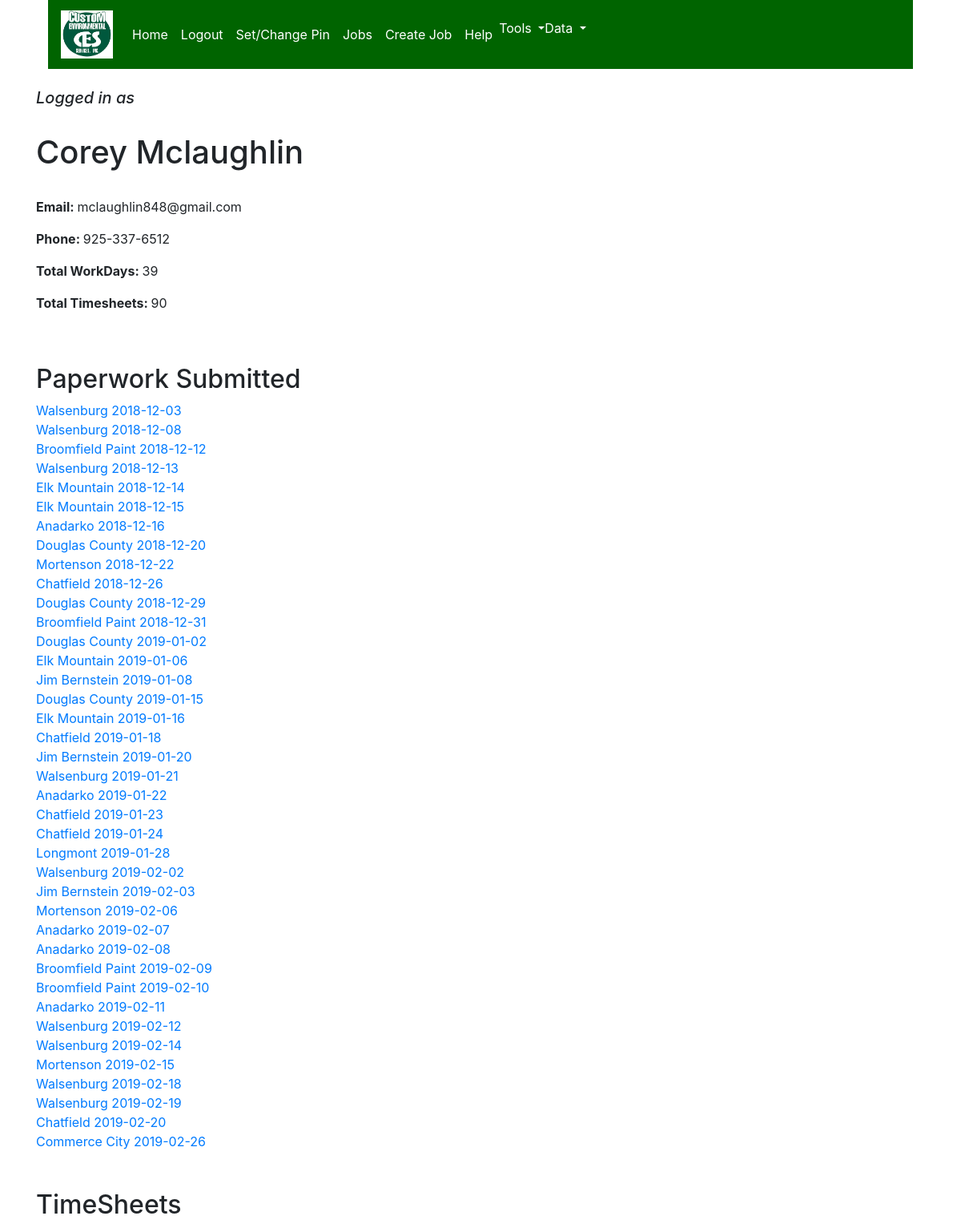
The page /time_sheet/single_employee_data/1 (upper part) on the database its author committed.
### accounts/models.py (models this page shows, shortened)
class Employee(models.Model):
    user = models.OneToOneField(User, on_delete=models.CASCADE)
    pin = models.CharField(max_length=15, default=0000, blank=True, null=True)
    phone_number = models.CharField(max_length=15, blank=True, null=True, default='')
    def get_full_name(self):
        return self.user.get_full_name()
    def get_short_name(self):
        return self.user.get_short_name()
    def format_phone_num(self):
        if self.phone_number:
            nums = list(self.phone_number)
            nums.insert(6, '-')
            nums.insert(3, '-')
            yes = ''.join(nums)
            return yes
        else:
            return self.phone_number

class User(AbstractBaseUser):
    email = models.EmailField(max_length=255, unique=True)
    first_name = models.CharField(max_length=30)
    last_name = models.CharField(max_length=40)
    time_stamp = models.DateTimeField(auto_now_add=True)
    is_active = models.BooleanField(default=True)
    is_staff = models.BooleanField(default=False)
    is_admin = models.BooleanField(default=False)
    USERNAME_FIELD = 'email'
    REQUIRED_FIELDS = []  # email and password are included by default
    objects = UserManager()
    def get_full_name(self):
        return self.first_name + ' ' + self.last_name
    def get_short_name(self):
        return self.first_name

### time_sheet/models.py (models this page shows)
class WorkDay(models.Model):
    WORKDAY_STATUS_CHOICES = (
        ('Incomplete', 'Incomplete'),
        ('Pending', 'Pending'),
        ('Approved', 'Approved'),
        ('Complete', 'Complete'),
    )
    date = models.DateField()
    address = models.CharField(max_length=150, help_text="**Change if address mobile", blank=True, null=True)
    job = models.ForeignKey(Job, on_delete=models.SET_NULL, blank=True, null=True)
    created_by = models.ForeignKey(Employee, on_delete=models.SET_NULL, null=True, blank=True)
    completed = models.BooleanField(default=False)
    status = models.CharField(max_length=20, choices=WORKDAY_STATUS_CHOICES, default=WORKDAY_STATUS_CHOICES[0][0])
    def __str__(self):
        return '{} {}'.format(self.job.name, self.date)

class Job(models.Model):
    JOB_TYPE_CHOICES = (
        ('Single', 'Single'),
        ('Ongoing', 'Ongoing'),
        ('ER', 'ER'),
    )
    name = models.CharField(max_length=100)
    job_num = models.CharField(max_length=20, unique=True)
    address = models.CharField(max_length=150, blank=True, null=True, help_text='* Only if Job always has same address') # can set this here if it is always the same, else set on WorkDay
    created_by = models.ForeignKey(Employee, on_delete=models.SET_NULL, null=True, blank=True)
    type = models.CharField(max_length=20, choices=JOB_TYPE_CHOICES)
    created_date = models.DateField(auto_now_add=True, blank=True, null=True)
    notes = models.TextField(default='')
    def __str__(self):
        return '{} {}'.format(self.name, self.format_job_num())
    def format_job_num(self):
        nums = list(self.job_num)
        nums.insert(2, '-')
        yes = ''.join(nums)
        return yes

### time_sheet/views.py (the view)
# urls.py: path('single_employee_data/<int:employee_id>', SingleEmployeeData.as_view(), name='single_employee_data'),
class SingleEmployeeData(View):
    def get(self, request, employee_id):
        employee = Employee.objects.get(id=employee_id)
        context = {
            'employee': employee,
            'emp_workdays': WorkDay.objects.filter(created_by=employee),
            'emp_employee_works': EmployeeWork.objects.filter(employee=employee),
        }
        return render(request, 'single_employee_data.html', context)

### time_sheet/models.py (called while the page is built)
    def __str__(self):
        return '{} {} {}'.format(self.employee.get_short_name(), self.time_sheet.work_day.date, self.time_sheet.work_day.job)

### time_sheet/templates/single_employee_data.html (shortened to what this page needs)
{% extends 'base.html' %}
{% block content %}
<h1>{{ employee.get_full_name }}</h1>
<br>
<p><b>Email: </b>{{ employee.user.email }}</p>
<p><b>Phone: </b>{{ employee.format_phone_num }}</p>
<p><b>Total WorkDays: </b>{{ emp_workdays.count }}</p>
<p><b>Total Timesheets: </b>{{ emp_employee_works.count }}</p>
<br><br>
<h2>Paperwork Submitted</h2>
{% for workday in emp_workdays %}
    <a href="{% url 'single_workday_data' workday_id=workday.id %}">{{ workday }}</a> <br>
{% endfor %}
<br><br>
<h2>TimeSheets</h2>
{% for timesheet in emp_employee_works %}
    {{ timesheet }} <br>
{% endfor %}
<br><br>
{% endblock content %}

### rows shown on the page
Employee: get_full_name "Corey Mclaughlin", user.email "mclaughlin848@gmail.com", format_phone_num "925-337-6512"
WorkDay: job+date "Walsenburg 2018-12-03"
WorkDay: job+date "Walsenburg 2018-12-08"
WorkDay: job+date "Broomfield Paint 2018-12-12"
WorkDay: job+date "Walsenburg 2018-12-13"
WorkDay: job+date "Elk Mountain 2018-12-14"
WorkDay: job+date "Elk Mountain 2018-12-15"
WorkDay: job+date "Anadarko 2018-12-16"
WorkDay: job+date "Douglas County 2018-12-20"
WorkDay: job+date "Mortenson 2018-12-22"
WorkDay: job+date "Chatfield 2018-12-26"
WorkDay: job+date "Douglas County 2018-12-29"
WorkDay: job+date "Broomfield Paint 2018-12-31"
WorkDay: job+date "Douglas County 2019-01-02"
WorkDay: job+date "Elk Mountain 2019-01-06"
WorkDay: job+date "Jim Bernstein 2019-01-08"
WorkDay: job+date "Douglas County 2019-01-15"
WorkDay: job+date "Elk Mountain 2019-01-16"
WorkDay: job+date "Chatfield 2019-01-18"
WorkDay: job+date "Jim Bernstein 2019-01-20"
WorkDay: job+date "Walsenburg 2019-01-21"
WorkDay: job+date "Anadarko 2019-01-22"
WorkDay: job+date "Chatfield 2019-01-23"
WorkDay: job+date "Chatfield 2019-01-24"
WorkDay: job+date "Longmont 2019-01-28"
WorkDay: job+date "Walsenburg 2019-02-02"
WorkDay: job+date "Jim Bernstein 2019-02-03"
WorkDay: job+date "Mortenson 2019-02-06"
WorkDay: job+date "Anadarko 2019-02-07"
WorkDay: job+date "Anadarko 2019-02-08"
WorkDay: job+date "Broomfield Paint 2019-02-09"
WorkDay: job+date "Broomfield Paint 2019-02-10"
WorkDay: job+date "Anadarko 2019-02-11"
WorkDay: job+date "Walsenburg 2019-02-12"
WorkDay: job+date "Walsenburg 2019-02-14"
WorkDay: job+date "Mortenson 2019-02-15"
WorkDay: job+date "Walsenburg 2019-02-18"
WorkDay: job+date "Walsenburg 2019-02-19"
WorkDay: job+date "Chatfield 2019-02-20"
WorkDay: job+date "Commerce City 2019-02-26"

### other values the page prints
{{ emp_workdays.count }} "39"
{{ emp_employee_works.count }} "90"
